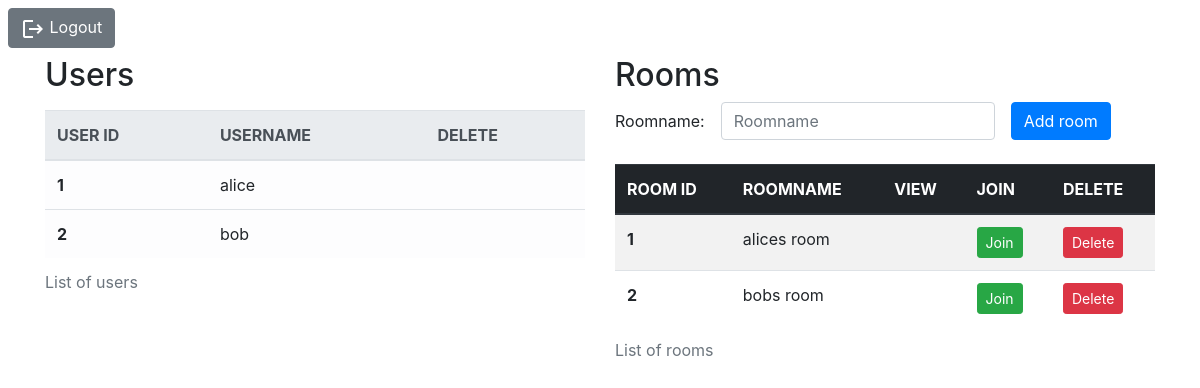
Page /goback on the earlier database version.
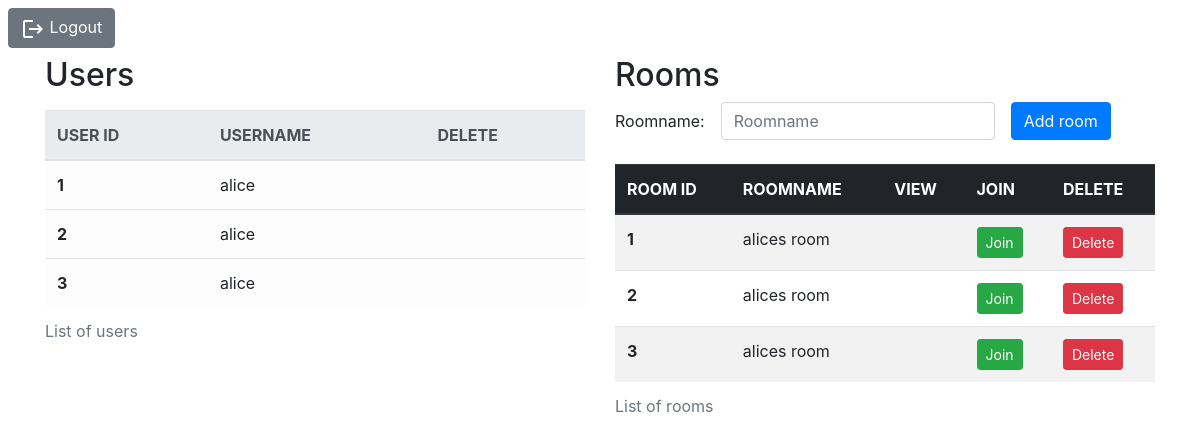
Same page on the later database version.
### app.py (models this page shows, shortened)
class UserModel(db.Model):
    user_id = db.Column(db.Integer, primary_key=True)
    username = db.Column(db.String(30), nullable=False)

class RoomModel(db.Model):
    room_id = db.Column(db.Integer, primary_key=True)
    roomname = db.Column(db.String(30), nullable=False)

### app.py (the view)
@app.route("/goback", methods=['GET', 'POST'])
def goBack():
    global nestedListuser
    global loggedin
    return render_template('index.html', uservalues=UserModel.query.all(), roomvalues=RoomModel.query.all(), listUsers=nestedListuser, loggedin=loggedin, listRoomUser=listRoomUser)

### templates/index.html (shortened to what this page needs)
<!DOCTYPE html>
<html lang="en">
<head>
    <link rel="stylesheet" href="https://maxcdn.bootstrapcdn.com/bootstrap/4.0.0/css/bootstrap.min.css"
>
</head>
<body>
    <form action="/">
        <button class="btn btn-secondary m-2" type="submit">
            <img src="{{url_for('static', filename='baseline_logout_white_24dp.png')}}" alt="Logout PNG" />
            Logout
        </button>
    </form>
    <div class="container">
        <div class="row mb-4">
            <div class="col-sm">
                <h2>
                    Users
                </h2>
                <table class="table table-light mt-3">
                    <caption>List of users</caption>
                    <thead class="thead-light">
                        <tr>
                            <th scope="col">USER ID</th>
                            <th scope="col">USERNAME</th>
                            <th scope="col">DELETE</th>
                        </tr>
                    </thead>
                    <tbody>
                        {% for item in uservalues %}
                        <tr>
                            <th scope="row">{{item.user_id}}</th>
                            <td>{{item.username}}</td>
                            <td>
                            </td>
                        </tr>
                        {% endfor %}
                    </tbody>
                </table>
            </div>
            <div class="col-sm">
                <h2>
                    Rooms
                </h2>
                <form action="/api/rooms" method="POST" class="form-inline">
                    <div class="form-group mb-2"><span>Roomname:</span></div>
                    <div class="form-group mx-sm-3 mb-2">
                        <input type="text" class="form-control" name="roomname" id="roomname" placeholder="Roomname">
                    </div>
                    <button class="btn btn-primary mb-2" type="submit">Add room</button>
                </form>
                <table class="table table-striped mt-3">
                    <caption>List of rooms</caption>
                    <thead class="thead-dark">
                        <tr>
                            <th scope="col">ROOM ID</th>
                            <th scope="col">ROOMNAME</th>
                            <th scope="col">VIEW</th>
                            <th scope="col">JOIN</th>
                            <th scope="col">DELETE</th>
                        </tr>
                    </thead>
                    <tbody>
                        {% for item in roomvalues %}
                        <tr>
                            <th scope="row">{{item.room_id}}</th>
                            <td>{{item.roomname}}</td>
                            <td>
                            </td>
                            <td>
                                <form action="/api/room/{{item.room_id}}/users">
                                    {% if loggedin not in listRoomUser[item.room_id - 1] %}
                                        <button class="btn btn-success btn-sm" type="submit">Join</button>
                                    {% elif loggedin in listRoomUser[item.room_id - 1] %}
                                        <button class="btn btn-success btn-sm" type="submit" disabled>Join</button>
                                    {% endif %}
                                </form>
                            </td>
                            <td>
                                <form action="/api/roomdelete/{{item.room_id}}">
                                    <button class="btn btn-danger btn-sm" type="submit">Delete</button>
                                </form>
                            </td>
                        </tr>
                        {% endfor %}
                    </tbody>
                </table>
            </div>
        </div>
    </div>
</body>
</html>

Differences in the rows shown:
changed UserModel id 2: username "bob" → "alice"
added UserModel: user_id "3", username "alice"
changed RoomModel id 2: roomname "bobs room" → "alices room"
added RoomModel: room_id "3", roomname "alices room", shows "Join"
